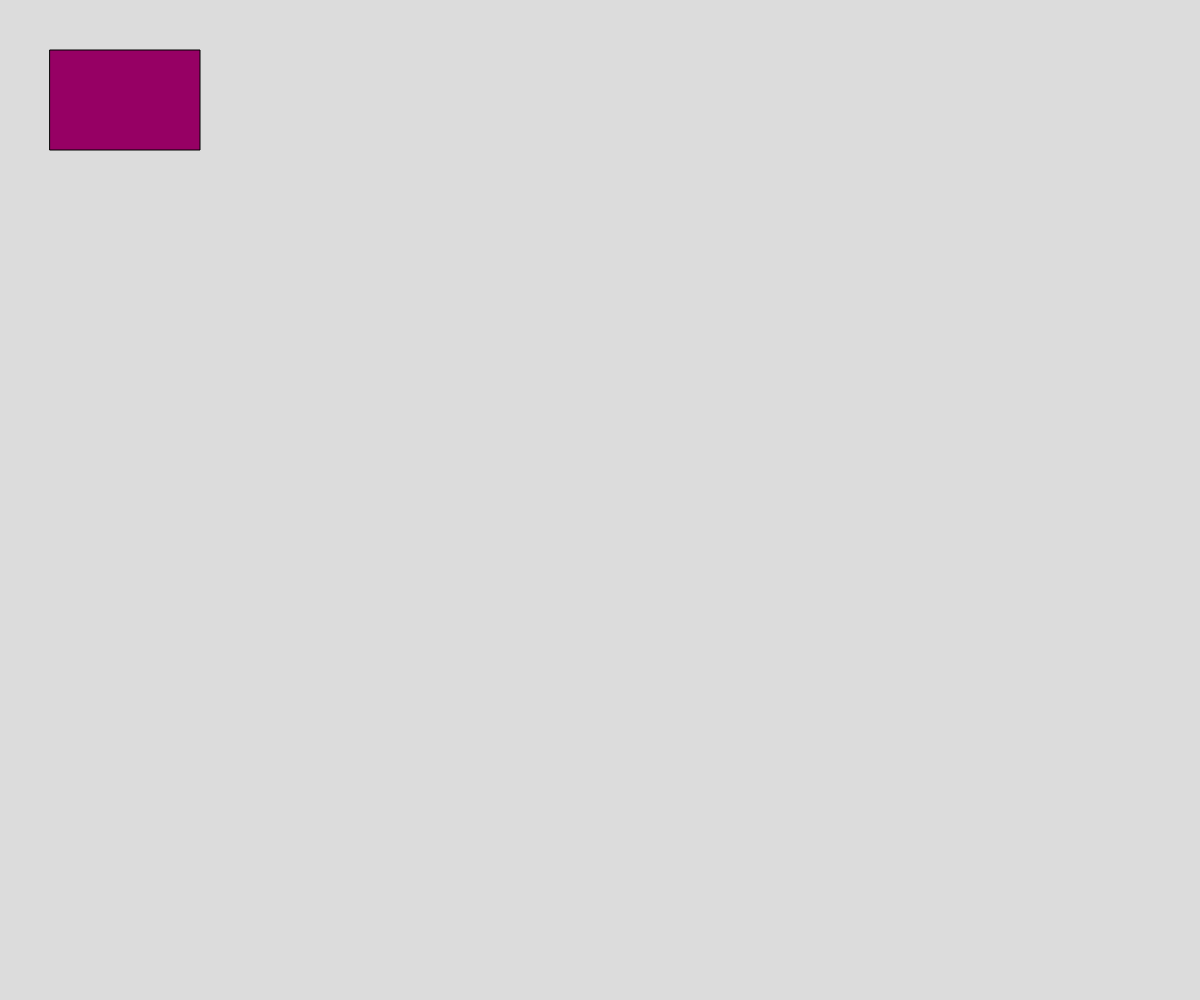
Frame 1 (no input)
Frame 60 (no input): identical to frame 1, image omitted
Frame 120 (the mouse pressed at the canvas centre since frame 60): identical to frame 1, image omitted

The p5.js sketch that drew this single still picture (run headless with seeded random() and noise() and a simulated clock; from frame 60 on, the mouse is pressed at the canvas centre):

// p5.js sketch
// ── sketch.js
// Drawing Challenge
// Adeeb Rahman
// 9.13.2024
//
// user input with shapes demo

let rX = 50;
let rY = 50;

function setup() {
  createCanvas(windowWidth, windowHeight);
}

function draw() {
  background(220);

  //moving rectangle
  fill(150, 0, 100);
  rect(rX, rY, 150, 100);

  checkKeyPress();

  if (rY > height){
    rY = 0;
  }

}

function checkKeyPress() {
  if (keyIsDown(DOWN_ARROW)) {
    rY += 10;
  }

  if (keyIsDown(UP_ARROW)) {
    rY -= 10;
  }

  if (keyIsDown(LEFT_ARROW)) {
    rX -= 10;;
  }

  if (keyIsDown(RIGHT_ARROW)) {
    rX += 10;
  }
}
